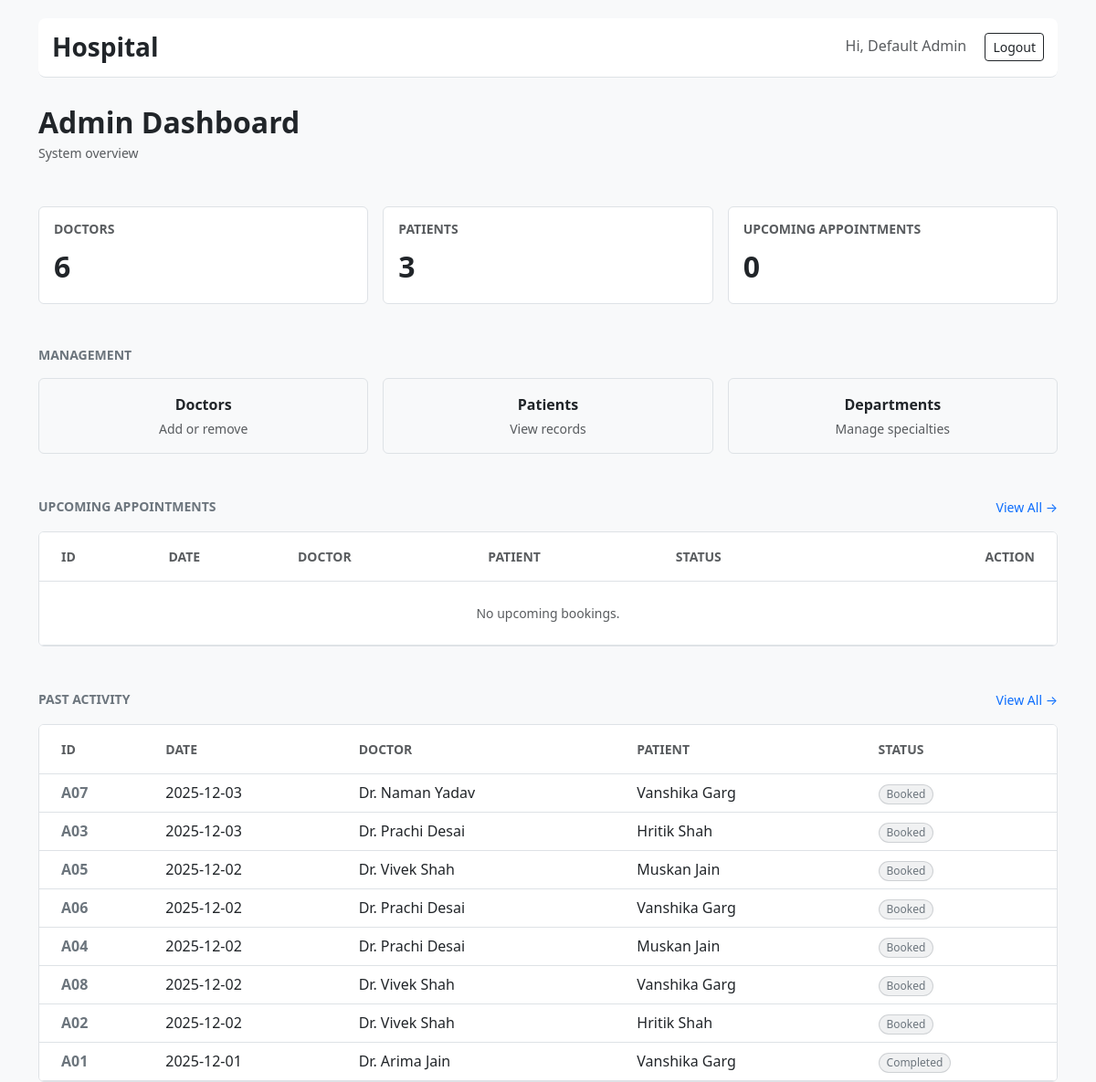
The app's page /admin/dashboard (signed in), older data.
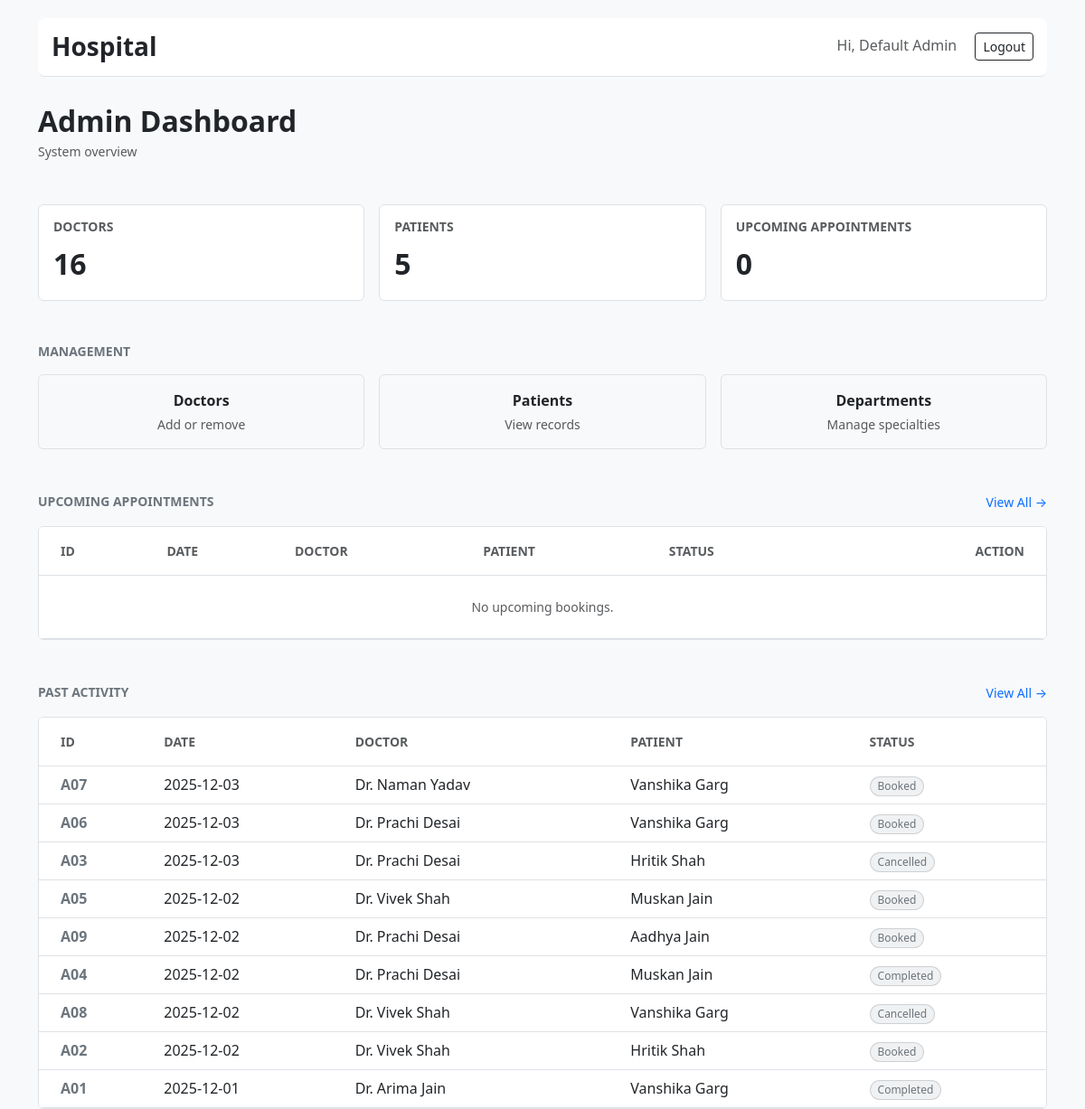
The same page, newer data.
### tables this page shows
CREATE TABLE appointments (
      id INTEGER PRIMARY KEY AUTOINCREMENT,
      patient_id INTEGER NOT NULL,
      doctor_id INTEGER NOT NULL,
      date TEXT NOT NULL,
      time TEXT NOT NULL,
      end_time TEXT,
      status TEXT NOT NULL DEFAULT 'Booked' CHECK(status IN ('Booked','Completed','Cancelled')),
      created_at TEXT NOT NULL,
      FOREIGN KEY(patient_id) REFERENCES patients(id),
      FOREIGN KEY(doctor_id) REFERENCES doctors(id)
    );

CREATE TABLE users (
      id INTEGER PRIMARY KEY AUTOINCREMENT,
      username TEXT UNIQUE NOT NULL,
      password_hash TEXT NOT NULL,
      role TEXT NOT NULL CHECK(role IN ('admin','doctor','patient')),
      full_name TEXT, email TEXT, phone TEXT, is_active INTEGER DEFAULT 1
    );

### app.py (the view)
@app.route("/admin/dashboard")
@login_required(role="admin")
def admin_dashboard():
    db = get_db()
    doc_c = db.execute("SELECT COUNT(*) c FROM doctors").fetchone()["c"]
    pat_c = db.execute("SELECT COUNT(*) c FROM patients").fetchone()["c"]
    up_c = db.execute("SELECT COUNT(*) c FROM appointments WHERE datetime(date||' '||time) >= datetime('now') AND status='Booked'").fetchone()["c"]
    upcoming = db.execute("""
      SELECT a.id, u.full_name patient_name, u2.full_name doctor_name, a.date, a.time, a.status
      FROM appointments a JOIN patients p ON a.patient_id=p.id JOIN users u ON p.user_id=u.id JOIN doctors d ON a.doctor_id=d.id JOIN users u2 ON d.user_id=u2.id
      WHERE datetime(a.date||' '||a.time) >= datetime('now') AND a.status='Booked' ORDER BY a.date, a.time LIMIT 10
    """).fetchall()
    past = db.execute("""
      SELECT a.id, u.full_name patient_name, u2.full_name doctor_name, a.date, a.time, a.status
      FROM appointments a JOIN patients p ON a.patient_id=p.id JOIN users u ON p.user_id=u.id JOIN doctors d ON a.doctor_id=d.id JOIN users u2 ON d.user_id=u2.id
      WHERE datetime(a.date||' '||a.time) < datetime('now') OR a.status != 'Booked' ORDER BY a.date DESC, a.time DESC LIMIT 10
    """).fetchall()
    return render_template("admin_dashboard.html", total_doctors=doc_c, total_patients=pat_c, total_upcoming=up_c, upcoming=upcoming, past=past)

### app.py (called while the page is built)
def get_db():
    if "db" not in g:
        g.db = sqlite3.connect(DB_PATH, detect_types=sqlite3.PARSE_DECLTYPES)
        g.db.row_factory = sqlite3.Row
    return g.db

def login_required(role=None):
    from functools import wraps
    def decorator(f):
        @wraps(f)
        def wrapped(*args, **kwargs):
            if "user_id" not in session: return redirect(url_for("login"))
            if role and session.get("role") != role:
                flash("Access denied.", "danger")
                return redirect(url_for("login"))
            return f(*args, **kwargs)
        return wrapped
    return decorator

### templates/admin_dashboard.html (shortened to what the changed rows need)
{% extends "base.html" %}
{% block content %}
<div class="mb-5">
  <h2 class="fw-bold mb-1 text-dark">Admin Dashboard</h2>
</div>
<div class="row g-3 mb-5">
  <div class="col-md-4">
    <div class="border rounded p-3 bg-white h-100 d-flex flex-column justify-content-between">
      <h6 class="text-uppercase text-muted fw-bold small mb-2">Doctors</h6>
      <div class="fs-2 fw-bold text-dark">{{ total_doctors }}</div>
    </div>
  </div>
  <div class="col-md-4">
    <div class="border rounded p-3 bg-white h-100 d-flex flex-column justify-content-between">
      <h6 class="text-uppercase text-muted fw-bold small mb-2">Patients</h6>
      <div class="fs-2 fw-bold text-dark">{{ total_patients }}</div>
    </div>
  </div>
</div>
<div class="border rounded overflow-hidden bg-white">
  <table class="table mb-0">
    <thead class="bg-light">
      <tr>
        <th class="ps-4 py-3 small text-uppercase text-muted border-bottom">ID</th>
        <th class="py-3 small text-uppercase text-muted border-bottom">Date</th>
        <th class="py-3 small text-uppercase text-muted border-bottom">Doctor</th>
        <th class="py-3 small text-uppercase text-muted border-bottom">Patient</th>
        <th class="py-3 small text-uppercase text-muted border-bottom">Status</th>
        <th class="text-end pe-4 py-3 small text-uppercase text-muted border-bottom">Action</th>
      </tr>
    </thead>
  </table>
</div>
<div class="border rounded overflow-hidden bg-white">
  <table class="table mb-0">
    <thead class="bg-light">
      <tr>
        <th class="ps-4 py-3 small text-uppercase text-muted border-bottom">ID</th>
        <th class="py-3 small text-uppercase text-muted border-bottom">Date</th>
        <th class="py-3 small text-uppercase text-muted border-bottom">Doctor</th>
        <th class="py-3 small text-uppercase text-muted border-bottom">Patient</th>
        <th class="py-3 small text-uppercase text-muted border-bottom">Status</th>
      </tr>
    </thead>
    <tbody>
      {% for a in past %}
        <tr>
          <td class="ps-4 align-middle fw-bold text-secondary">A{{ "%02d" | format(a.id) }}</td>
          <td class="align-middle">{{ a.date }}</td>
          <td class="align-middle">{{ a.doctor_name }}</td>
          <td class="align-middle">{{ a.patient_name }}</td>
          <td class="align-middle">
            <span class="badge bg-secondary bg-opacity-10 text-secondary border border-secondary border-opacity-25 px-2 py-1 rounded-pill fw-normal">{{ a.status }}</span>
          </td>
        </tr>
      {% else %}
        <tr><td colspan="5" class="text-center py-4 text-muted small">No recent activity.</td></tr>
      {% endfor %}
    </tbody>
  </table>
</div>
{% endblock %}

Row changes from the older to the newer data that the page shows:
changed appointments "06": date "2025-12-02" → "2025-12-03"; moves up the list
changed appointments "03": status "Booked" → "Cancelled"
added appointments: id "09", date "2025-12-02", doctor_name "Dr. Prachi Desai", patient_name "Aadhya Jain", status "Booked"
changed appointments "04": status "Booked" → "Completed"
changed appointments "08": status "Booked" → "Cancelled"
Text that changed along with them:
{{ total_doctors }}: "6" → "16"
{{ total_patients }}: "3" → "5"
